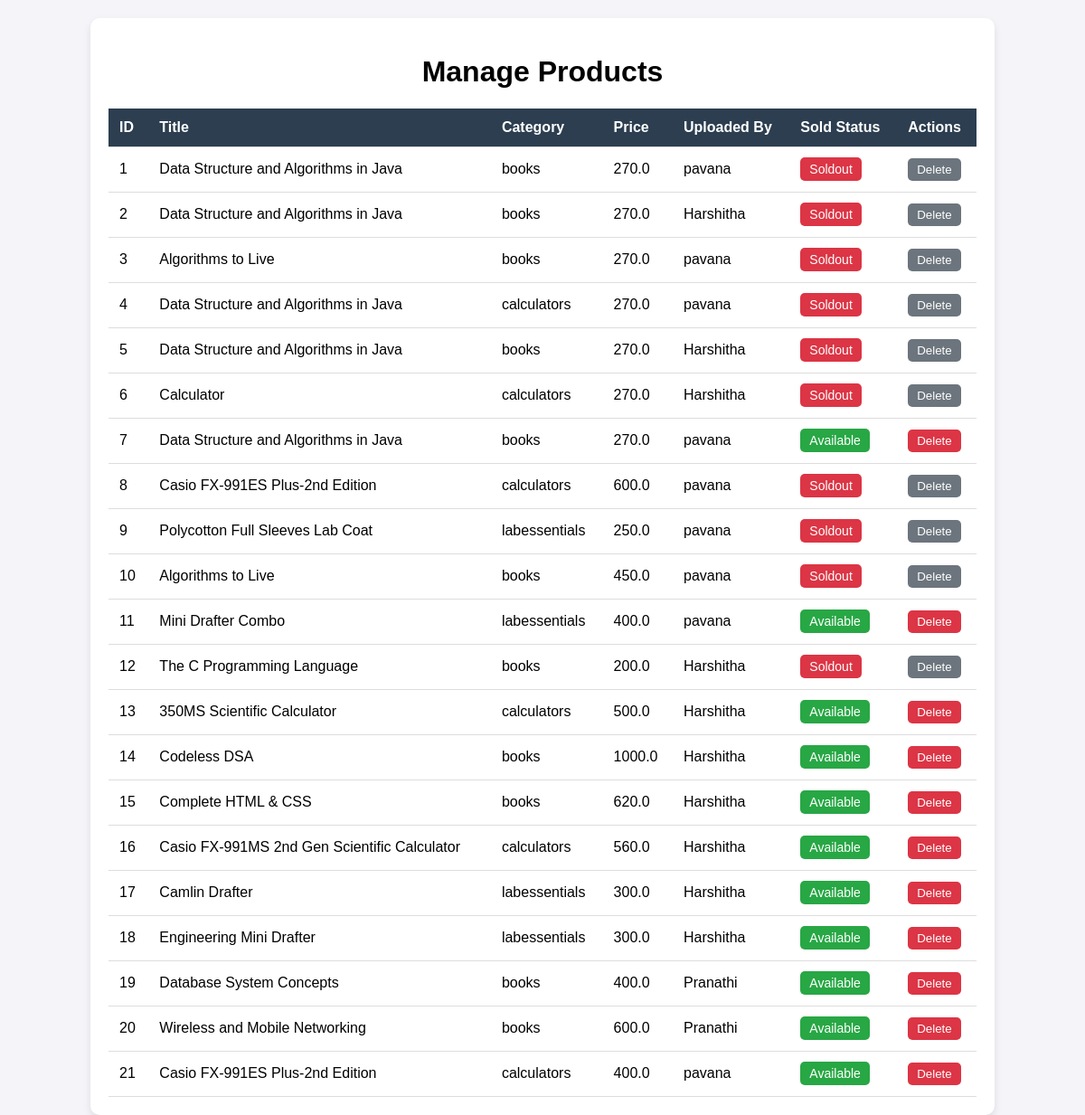
Page /manage_products (signed in) on the earlier database version.
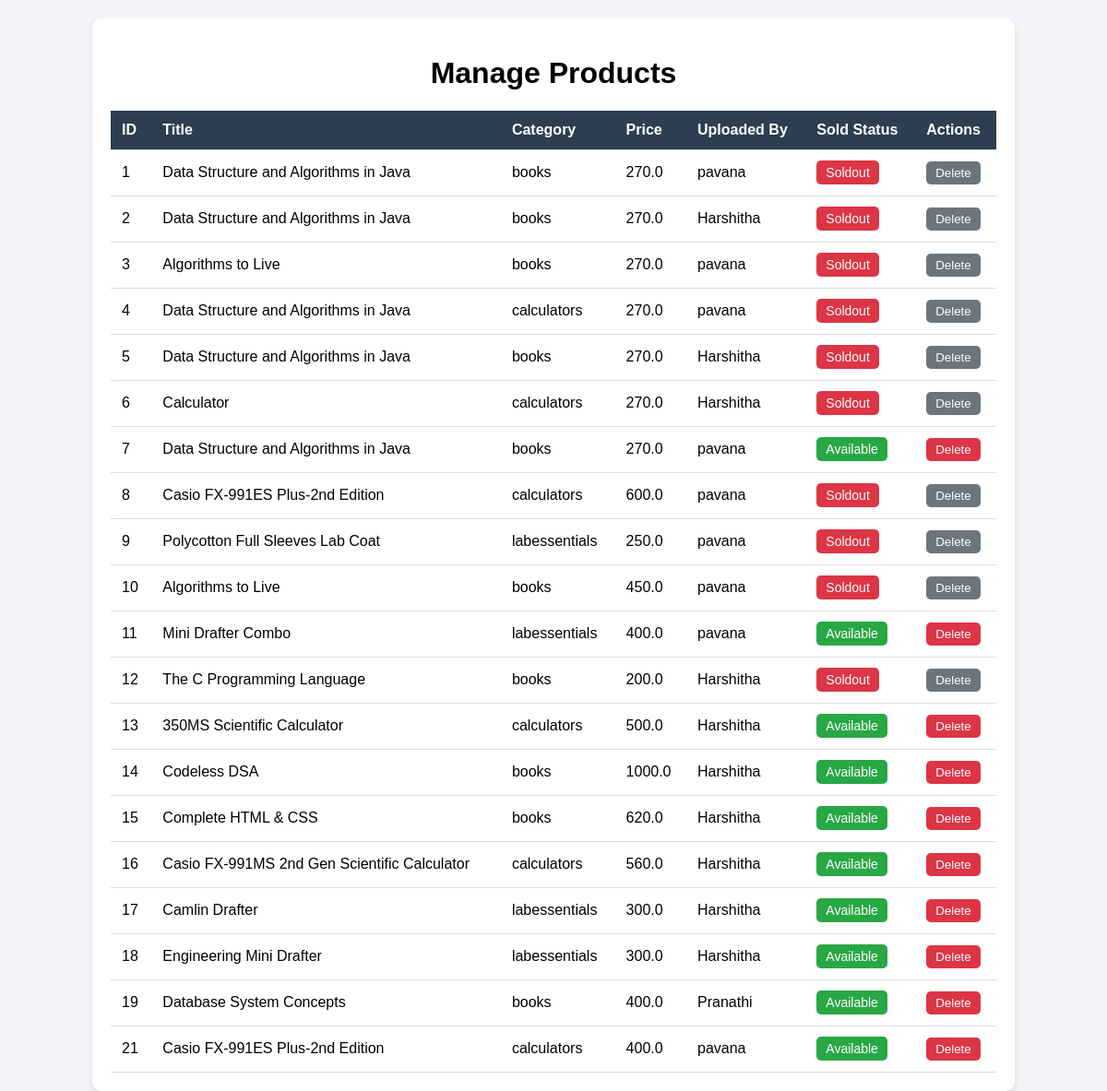
Same page on the later database version.
### app.py (models this page shows)
class Listing(db.Model):
    id = db.Column(db.Integer, primary_key=True)
    title = db.Column(db.String(255), nullable=False)
    category = db.Column(db.String(100), nullable=False)
    author = db.Column(db.String(255))
    purchased_date = db.Column(db.String(50))
    price = db.Column(db.Float, nullable=False)
    ad_description = db.Column(db.Text)
    name = db.Column(db.String(255), nullable=False)
    mobile = db.Column(db.String(10), nullable=False)
    city = db.Column(db.String(100), nullable=False)
    images = db.Column(db.String(500))
    user_id = db.Column(db.Integer, db.ForeignKey('user.id'), nullable=False)
    sold = db.Column(db.Boolean, default=False, nullable=False)
    pending = db.Column(db.Boolean, default=False)
    buyer_id = db.Column(db.Integer, db.ForeignKey('user.id'), nullable=True)
    user = db.relationship('User', foreign_keys=[user_id], backref=db.backref('listings', lazy=True))
    buyer = db.relationship('User', foreign_keys=[buyer_id], backref='purchased_items')

class User(db.Model):
    __tablename__ = 'user'
    id = db.Column(db.Integer, primary_key=True)
    username = db.Column(db.String(20), unique=True, nullable=False)
    email = db.Column(db.String(100), unique=True, nullable=False)
    password = db.Column(db.String(60), nullable=False)

### app.py (the view)
@app.route('/manage_products')
def manage_products():
    if "admin_id" not in session:
        flash("Unauthorized access!", "danger")
        return redirect(url_for('login'))
    products = db.session.query(Listing, User.username).join(User, Listing.user_id == User.id).all()
    return render_template('manageproducts.html', products=products)

### templates/manageproducts.html (shortened to what this page needs)
<!DOCTYPE html>
<html lang="en">
<head>
    <link rel="stylesheet" href="{{ url_for('static', filename='styles.css') }}">
</head>
<body>
    <div class="container">
        <h1 class="my-4">Manage Products</h1>
        <table class="table table-bordered">
            <thead>
                <tr>
                    <th>ID</th>
                    <th>Title</th>
                    <th>Category</th>
                    <th>Price</th>
                    <th>Uploaded By</th>
                    <th>Sold Status</th>
                    <th>Actions</th>
                </tr>
            </thead>
            <tbody>
                {% for product, username in products %}
                <tr>
                    <td>{{ product.id }}</td>
                    <td>{{ product.title }}</td>
                    <td>{{ product.category }}</td>
                    <td>{{ product.price }}</td>
                    <td>{{ username }}</td>
                    <td>
                        {% if product.sold %}
                            <span class="badge badge-danger">Soldout</span>
                        {% else %}
                            <span class="badge badge-success">Available</span>
                        {% endif %}
                    </td>
                    <td>
                        {% if not product.sold %}
                        <form action="{{ url_for('delete_product', product_id=product.id) }}" method="POST" onsubmit="return confirm('Are you sure you want to delete this product?');">
                            <button type="submit" class="btn btn-danger btn-sm">Delete</button>
                        </form>
                        {% else %}
                        <button type="button" class="btn btn-danger btn-sm" disabled>Delete</button>
                        {% endif %}
                    </td>
                </tr>
                {% endfor %}
            </tbody>
        </table>
    </div>
</body>
</html>

Differences in the rows shown:
removed Listing: id "20", title "Wireless and Mobile Networking", category "books", price "600.0", username "Pranathi", sold "Available"
